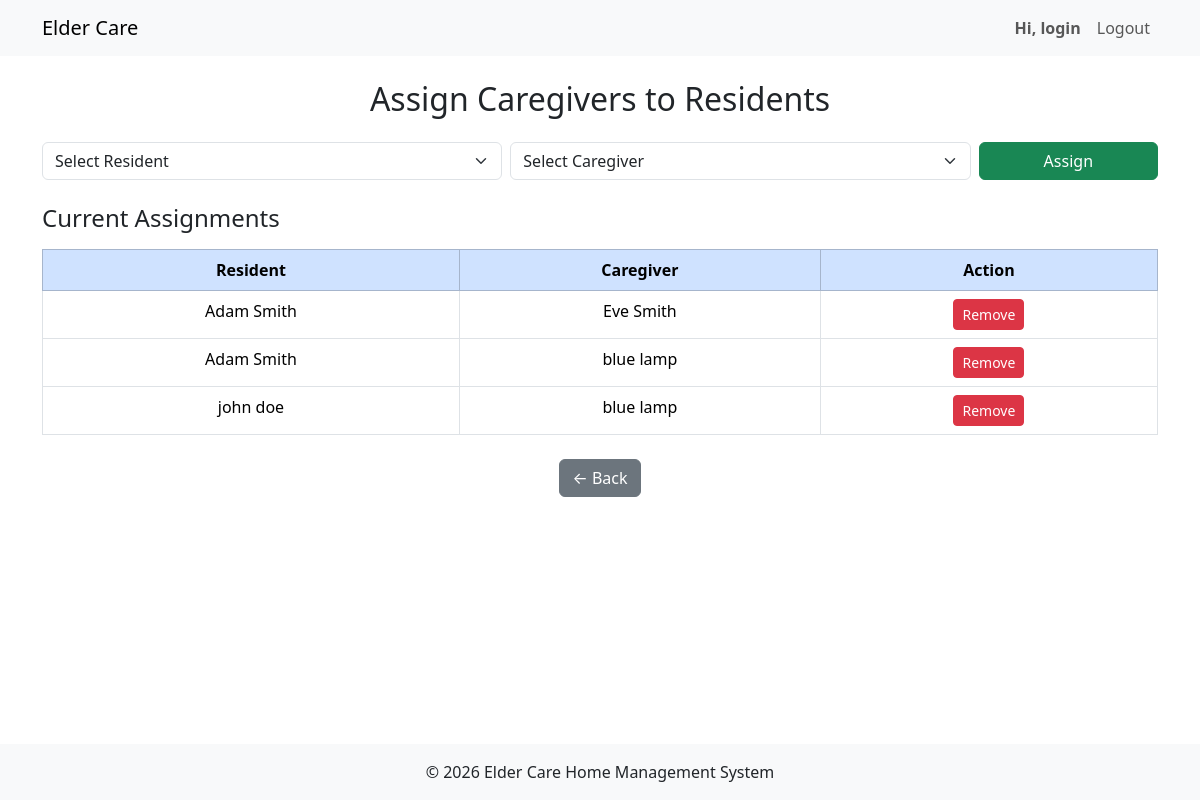
/admin/assign_caregivers.php (signed in), run on an earlier commit of the app's database.
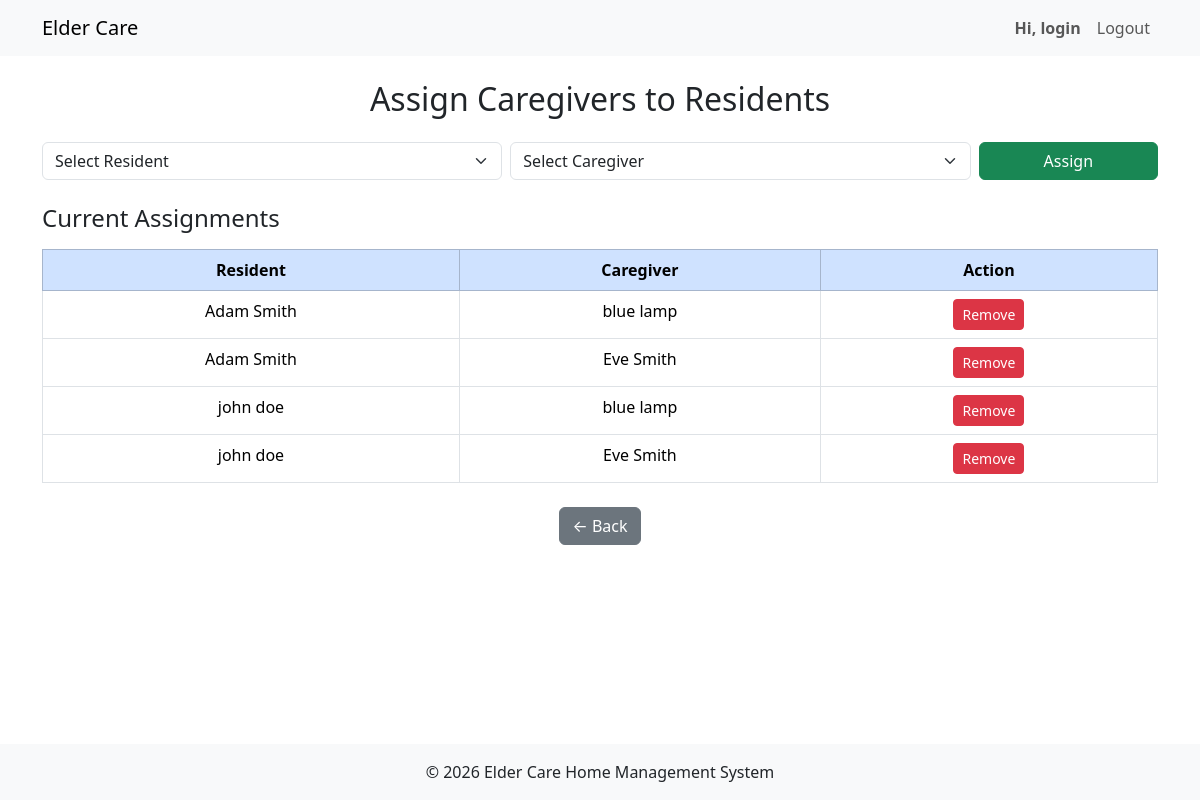
And on a later commit of the database.
### tables this page shows
CREATE TABLE `assignment` (
  `assignmentID` int(10) UNSIGNED NOT NULL,
  `residentSIN` int(10) UNSIGNED NOT NULL,
  `empID` int(10) UNSIGNED NOT NULL
);

CREATE TABLE `resident` (
  `residentSIN` varchar(9) NOT NULL,
  `user_id` int(11) NOT NULL,
  `DoB` date DEFAULT NULL,
  `phone` varchar(15) DEFAULT NULL,
  `profilePhoto` text DEFAULT NULL,
  `ECname` text DEFAULT NULL,
  `ECphone` varchar(15) DEFAULT NULL,
  `ECemail` text DEFAULT NULL,
  `fname` varchar(50) DEFAULT NULL,
  `lname` varchar(50) DEFAULT NULL
);

CREATE TABLE `caregiver` (
  `empID` int(8) UNSIGNED NOT NULL,
  `user_id` int(11) NOT NULL,
  `phone` varchar(15) DEFAULT NULL,
  `fname` varchar(50) DEFAULT NULL,
  `lname` varchar(50) DEFAULT NULL
);

### admin/assign_caregivers.php (the view, shortened to what this page needs)
<?php
include '../includes/header.php';
$conn->prepare("
    DELETE a FROM assignment a
    JOIN resident r ON a.residentSIN = r.residentSIN
    JOIN users u ON r.user_id = u.user_id
    JOIN user_status us ON u.user_id = us.user_id
    WHERE us.status = 'suspended'
")->execute();
$conn->prepare("
    DELETE a FROM assignment a
    JOIN caregiver c ON a.empID = c.empID
    JOIN users u ON c.user_id = u.user_id
    JOIN user_status us ON u.user_id = us.user_id
    WHERE us.status = 'suspended'
")->execute();
$assignments = $conn->query("
    SELECT
        a.residentSIN,
        a.empID,
        r.fname AS r_fname,
        r.lname AS r_lname,
        c.fname AS c_fname,
        c.lname AS c_lname
    FROM assignment a
    JOIN resident r ON a.residentSIN = r.residentSIN
    JOIN caregiver c ON a.empID = c.empID
    JOIN users ur ON r.user_id = ur.user_id
    LEFT JOIN user_status usr ON ur.user_id = usr.user_id
    JOIN users uc ON c.user_id = uc.user_id
    LEFT JOIN user_status usc ON uc.user_id = usc.user_id
    WHERE COALESCE(usr.status,'active') = 'active'
      AND COALESCE(usc.status,'active') = 'active'
    ORDER BY r.fname
")->fetchAll();
?>
<div class="container py-4">
    <h2 class="mb-4 text-center">Assign Caregivers to Residents</h2>
    <form method="POST" class="row g-2 mb-4">
        <div class="col-md-5">
            <select name="residentSIN" class="form-select" required>
                <option value="">Select Resident</option>
            </select>
        </div>
        <div class="col-md-5">
            <select name="empID" class="form-select" required>
                <option value="">Select Caregiver</option>
            </select>
        </div>
        <div class="col-md-2">
            <button type="submit" name="assign" class="btn btn-success w-100">
                Assign
            </button>
        </div>
    </form>
    <h4 class="mb-3">Current Assignments</h4>
    <table class="table table-bordered text-center">
        <thead class="table-primary">
            <tr>
                <th>Resident</th>
                <th>Caregiver</th>
                <th>Action</th>
            </tr>
        </thead>
        <tbody>
        <?php if (count($assignments) === 0): ?>
            <tr><td colspan="3">No assignments yet.</td></tr>
        <?php else: ?>
            <?php foreach ($assignments as $a): ?>
            <tr>
                <td><?= htmlspecialchars($a['r_fname'].' '.$a['r_lname']) ?></td>
                <td><?= htmlspecialchars($a['c_fname'].' '.$a['c_lname']) ?></td>
                <td>
                    <form method="POST">
                        <button type="submit" name="remove" class="btn btn-danger btn-sm">
                            Remove
                        </button>
                    </form>
                </td>
            </tr>
            <?php endforeach; ?>
        <?php endif; ?>
        </tbody>
    </table>
    <div class="text-center mt-4">
        <a href="dashboard.php" class="btn btn-secondary">← Back</a>
    </div>
</div>
<?php include '../includes/footer.php'; ?>

### includes/header.php (shortened to what this page needs)
<?php
$username = $_SESSION['username'] ?? '';
?>
<!doctype html>
<html lang="en">
  <head>
    <link href="https://cdn.jsdelivr.net/npm/bootstrap@5.3.8/dist/css/bootstrap.min.css" rel="stylesheet">
    <link rel="stylesheet" href="../assets/css/styles.css">
  </head>
 <body class="d-flex flex-column min-vh-100">
    <nav class="navbar navbar-expand-lg navbar-light bg-light">
    <div class="container">
        <a class="navbar-brand" href="<?= BASE_URL ?>">Elder Care</a>
        <div class="collapse navbar-collapse" id="navbarNav">
            <ul class="navbar-nav ms-auto">
                <?php if (isset($_SESSION['user_id'])): ?>
                    <li class="nav-item">
                        <a style="font-weight: bold;" class="nav-link">Hi, <?php echo htmlspecialchars($username); ?></a>
                    </li>
                    <li class="nav-item">
                        <a class="nav-link"  href="<?= BASE_URL ?>logout.php">Logout</a>
                    </li>
                <?php endif; ?>
            </ul>
        </div>
    </nav>
    <main class="flex-fill">

### includes/footer.php (shortened to what this page needs)
</main>
<footer class="bg-light text-center py-3 mt-5">
    <div class="container">
        <p class="mb-0">&copy; 2026 Elder Care Home Management System</p>
    </div>
</footer>
</body>
</html>

What changed in the data, as far as the page shows it:
shown differently, row unchanged: assignment (number 1 of 4 on the later page): moves up the list
added assignment: resident.fname+lname "john doe", empID.lname "Eve Smith"
